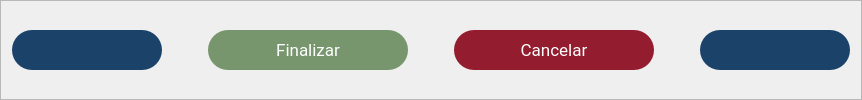
     <widget class="QFrame" name="frame_3">
      <property name="frameShape">
       <enum>QFrame::Shape::StyledPanel</enum>
      </property>
      <property name="frameShadow">
       <enum>QFrame::Shadow::Raised</enum>
      </property>
      <layout class="QHBoxLayout" name="horizontalLayout_13">
       <item>
        <widget class="QPushButton" name="button_back">
         <property name="sizePolicy">
          <sizepolicy hsizetype="Maximum" vsizetype="Fixed">
           <horstretch>0</horstretch>
           <verstretch>0</verstretch>
          </sizepolicy>
         </property>
         <property name="minimumSize">
          <size>
           <width>150</width>
           <height>40</height>
          </size>
         </property>
         <property name="font">
          <font>
           <family>Roboto</family>
           <pointsize>13</pointsize>
          </font>
         </property>
         <property name="styleSheet">
          <string notr="true">QPushButton{
            color: #FFFFFF;
            background-color: #1B4269;
            text-align: center;
            border: solid;
            border-radius: 20px;
}

 QPushButton::hover{
            background-color: #1B5A69;
}

QPushButton::pressed {
            background-color: #3E5369;
}</string>
         </property>
         <property name="text">
          <string/>
         </property>
         <property name="icon">
          <iconset>
           <normaloff>../../../resources/images/icons/arrow_return.svg</normaloff>../../../resources/images/icons/arrow_return.svg</iconset>
         </property>
         <property name="iconSize">
          <size>
           <width>24</width>
           <height>24</height>
          </size>
         </property>
        </widget>
       </item>
       <item>
        <spacer name="horizontalSpacer">
         <property name="orientation">
          <enum>Qt::Orientation::Horizontal</enum>
         </property>
         <property name="sizeHint" stdset="0">
          <size>
           <width>40</width>
           <height>20</height>
          </size>
         </property>
        </spacer>
       </item>
       <item>
        <widget class="QPushButton" name="button_finish">
         <property name="minimumSize">
          <size>
           <width>200</width>
           <height>40</height>
          </size>
         </property>
         <property name="font">
          <font>
           <family>Roboto</family>
           <pointsize>13</pointsize>
          </font>
         </property>
         <property name="styleSheet">
          <string notr="true">QPushButton{
            color: #FFFFFF;
            background-color: #77966D;
            text-align: center;
            border: solid;
            border-radius: 20px;
}

 QPushButton::hover{
            background-color: #6E9673;
}

QPushButton::pressed {
            background-color: #89966E;
}</string>
         </property>
         <property name="text">
          <string>Finalizar</string>
         </property>
        </widget>
       </item>
       <item>
        <spacer name="horizontalSpacer_5">
         <property name="orientation">
          <enum>Qt::Orientation::Horizontal</enum>
         </property>
         <property name="sizeHint" stdset="0">
          <size>
           <width>40</width>
           <height>20</height>
          </size>
         </property>
        </spacer>
       </item>
       <item>
        <widget class="QPushButton" name="button_cancel">
         <property name="minimumSize">
          <size>
           <width>200</width>
           <height>40</height>
          </size>
         </property>
         <property name="font">
          <font>
           <family>Roboto</family>
           <pointsize>13</pointsize>
          </font>
         </property>
         <property name="styleSheet">
          <string notr="true">QPushButton{
            color: #FFFFFF;
            background-color: #941C2F;
            text-align: center;
            border: solid;
            border-radius: 20px;
}

 QPushButton::hover{
            background-color: #8B1A2B;
}

QPushButton::pressed {
            background-color: #470E16;
}</string>
         </property>
         <property name="text">
          <string>Cancelar</string>
         </property>
        </widget>
       </item>
       <item>
        <spacer name="horizontalSpacer_2">
         <property name="orientation">
          <enum>Qt::Orientation::Horizontal</enum>
         </property>
         <property name="sizeHint" stdset="0">
          <size>
           <width>40</width>
           <height>20</height>
          </size>
         </property>
        </spacer>
       </item>
       <item>
        <widget class="QPushButton" name="button_next">
         <property name="sizePolicy">
          <sizepolicy hsizetype="Maximum" vsizetype="Fixed">
           <horstretch>0</horstretch>
           <verstretch>0</verstretch>
          </sizepolicy>
         </property>
         <property name="minimumSize">
          <size>
           <width>150</width>
           <height>40</height>
          </size>
         </property>
         <property name="font">
          <font>
           <family>Roboto</family>
           <pointsize>13</pointsize>
          </font>
         </property>
         <property name="styleSheet">
          <string notr="true">QPushButton{
            color: #FFFFFF;
            background-color: #1B4269;
            text-align: center;
            border: solid;
            border-radius: 20px;
}

 QPushButton::hover{
            background-color: #1B5A69;
}

QPushButton::pressed {
            background-color: #3E5369;
}</string>
         </property>
         <property name="text">
          <string/>
         </property>
         <property name="icon">
          <iconset>
           <normaloff>../../../resources/images/icons/arrow_next.svg</normaloff>../../../resources/images/icons/arrow_next.svg</iconset>
         </property>
         <property name="iconSize">
          <size>
           <width>24</width>
           <height>24</height>
          </size>
         </property>
        </widget>
       </item>
      </layout>
     </widget>
